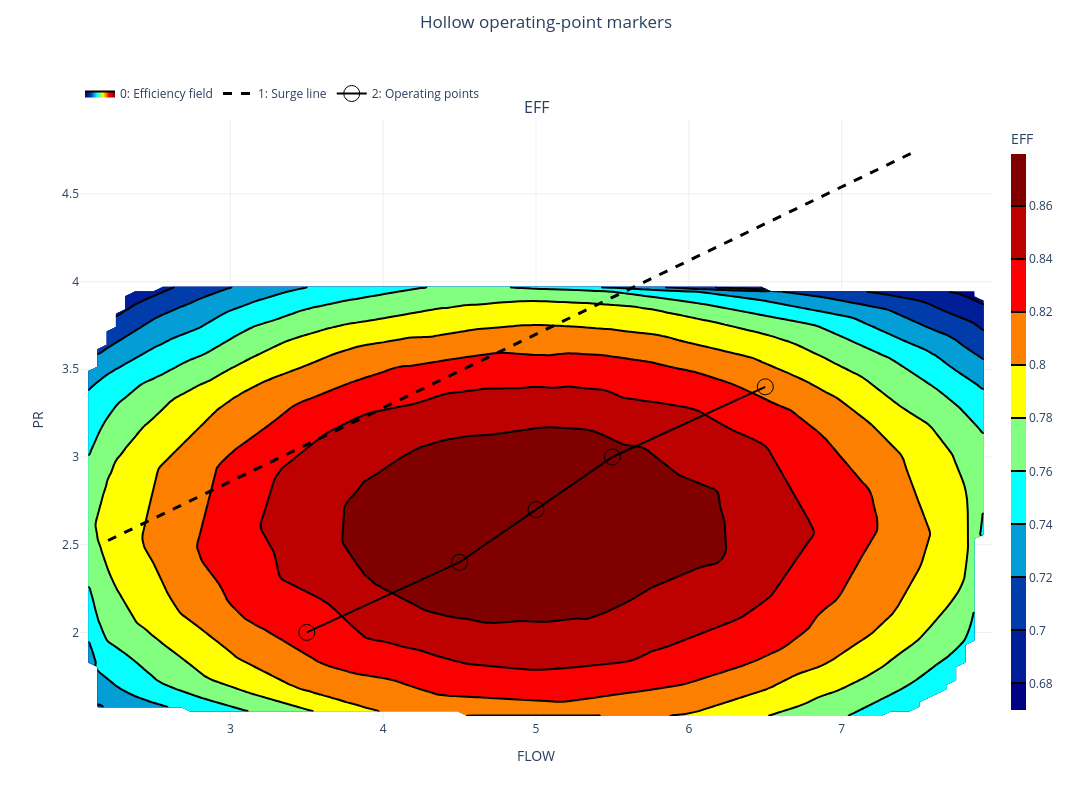

Notebook code cell kept with this figure:
### Markdown cell above
## 4. Hollow markers via `fill`

Turning `fill` off makes the markers hollow — their outline takes the set
color. Useful when you don't want overlay markers to hide the field beneath.

### Code cell
uc.fill(2, False)
uc.markersize(2, 16)

uc.select(0)
fig = uc.contour(x='FLOW', y='PR', z='EFF', overlay_sets=[1, 2],
                 suptitle='Hollow operating-point markers')

uc.fill(2, True)            # restore for later cells
fig                         # (display the figure built above)

### Figure 1 — Plotly figure (JSON) as saved in the notebook; plotly's stock layout.template omitted (floating-point values rounded to 4 significant figures; data arrays with more than 128 entries replaced by an {"elided": "..."} marker saying what was removed)
{"data": [{"colorbar": {"len": 1, "thickness": 15, "title": {"text": "EFF"}, "x": 1.01, "y": 0.5}, "colorscale": [[0, "rgb(0,0,131)"], [0.2, "rgb(0,60,170)"], [0.4, "rgb(5,255,255)"], [0.6, "rgb(255,255,0)"], [0.8, "rgb(250,0,0)"], [1, "rgb(128,0,0)"]], "contours": {"coloring": "fill"}, "hovertemplate": "<b>Efficiency field</b><br>FLOW: %{x:.3g}<br>PR: %{y:.3g}<br>EFF: %{z:.3g}<extra></extra>", "legendgroup": "group_0", "line": {"width": 2}, "name": "0: Efficiency field", "showlegend": true, "showscale": true, "type": "contour", "x": [2.016, 2.077, 2.137, 2.197, 2.258, 2.318, 2.378, 2.438, 2.499, 2.559, 2.619, 2.679, 2.74, 2.8, 2.86, 2.92, 2.981, 3.041, 3.101, 3.162, 3.222, 3.282, 3.342, 3.403, 3.463, 3.523, 3.583, 3.644, 3.704, 3.764, 3.825, 3.885, 3.945, 4.005, 4.066, 4.126, 4.186, 4.246, 4.307, 4.367, 4.427, 4.488, 4.548, 4.608, 4.668, 4.729, 4.789, 4.849, 4.909, 4.97, 5.03, 5.09, 5.151, 5.211, 5.271, 5.331, 5.392, 5.452, 5.512, 5.572, 5.633, 5.693, 5.753, 5.814, 5.874, 5.934, 5.994, 6.055, 6.115, 6.175, 6.235, 6.296, 6.356, 6.416, 6.476, 6.537, 6.597, 6.657, 6.718, 6.778, 6.838, 6.898, 6.959, 7.019, 7.079, 7.139, 7.2, 7.26, 7.32, 7.381, 7.441, 7.501, 7.561, 7.622, 7.682, 7.742, 7.802, 7.863, 7.923, 7.983], "xaxis": "x", "y": [1.501, 1.526, 1.551, 1.576, 1.601, 1.627, 1.652, 1.677, 1.702, 1.727, 1.752, 1.778, 1.803, 1.828, 1.853, 1.878, 1.903, 1.929, 1.954, 1.979, 2.004, 2.029, 2.054, 2.08, 2.105, 2.13, 2.155, 2.18, 2.205, 2.231, 2.256, 2.281, 2.306, 2.331, 2.357, 2.382, 2.407, 2.432, 2.457, 2.482, 2.508, 2.533, 2.558, 2.583, 2.608, 2.633, 2.659, 2.684, 2.709, 2.734, 2.759, 2.784, 2.81, 2.835, 2.86, 2.885, 2.91, 2.935, 2.961, 2.986, 3.011, 3.036, 3.061, 3.086, 3.112, 3.137, 3.162, 3.187, 3.212, 3.237, 3.263, 3.288, 3.313, 3.338, 3.363, 3.388, 3.414, 3.439, 3.464, 3.489, 3.514, 3.539, 3.565, 3.59, 3.615, 3.64, 3.665, 3.69, 3.716, 3.741, 3.766, 3.791, 3.816, 3.842, 3.867, 3.892, 3.917, 3.942, 3.967, 3.993], "yaxis": "y", "z": {"elided": "100x100 float values"}}, {"hovertemplate": "<b>Surge line</b><br>FLOW: %{x:.3g}<br>PR: %{y:.3g}<extra></extra>", "legendgroup": "overlay_1", "line": {"color": "black", "dash": "dash", "width": 3}, "marker": {"color": "black", "line": {"color": "black", "width": 1}, "size": 10, "symbol": "circle"}, "mode": "lines", "name": "1: Surge line", "opacity": 1, "showlegend": true, "type": "scatter", "x": [2.2, 2.682, 3.164, 3.645, 4.127, 4.609, 5.091, 5.573, 6.055, 6.536, 7.018, 7.5], "xaxis": "x", "y": [2.524, 2.726, 2.929, 3.131, 3.333, 3.536, 3.738, 3.941, 4.143, 4.345, 4.548, 4.75], "yaxis": "y"}, {"hovertemplate": "<b>Operating points</b><br>FLOW: %{x:.3g}<br>PR: %{y:.3g}<extra></extra>", "legendgroup": "overlay_2", "line": {"color": "black", "dash": "solid", "width": 2}, "marker": {"color": "rgba(0,0,0,0)", "line": {"color": "black", "width": 1}, "size": 16, "symbol": "circle"}, "mode": "lines+markers", "name": "2: Operating points", "opacity": 1, "showlegend": true, "type": "scatter", "x": [3.5, 4.5, 5.0, 5.5, 6.5], "xaxis": "x", "y": [2.0, 2.4, 2.7, 3.0, 3.4], "yaxis": "y"}], "layout": {"annotations": [{"font": {"size": 16}, "showarrow": false, "text": "EFF", "x": 0.5, "xanchor": "center", "xref": "paper", "y": 1, "yanchor": "bottom", "yref": "paper"}], "height": 800, "legend": {"orientation": "h", "x": 0, "xanchor": "left", "y": 1.02, "yanchor": "bottom"}, "margin": {"r": 100, "t": 120}, "showlegend": true, "title": {"text": "Hollow operating-point markers", "x": 0.5, "xanchor": "center", "y": 0.98, "yanchor": "top", "yref": "container"}, "width": 1200, "xaxis": {"anchor": "y", "domain": [0, 1], "title": {"text": "FLOW"}}, "yaxis": {"anchor": "x", "domain": [0, 1], "title": {"text": "PR"}}}}
